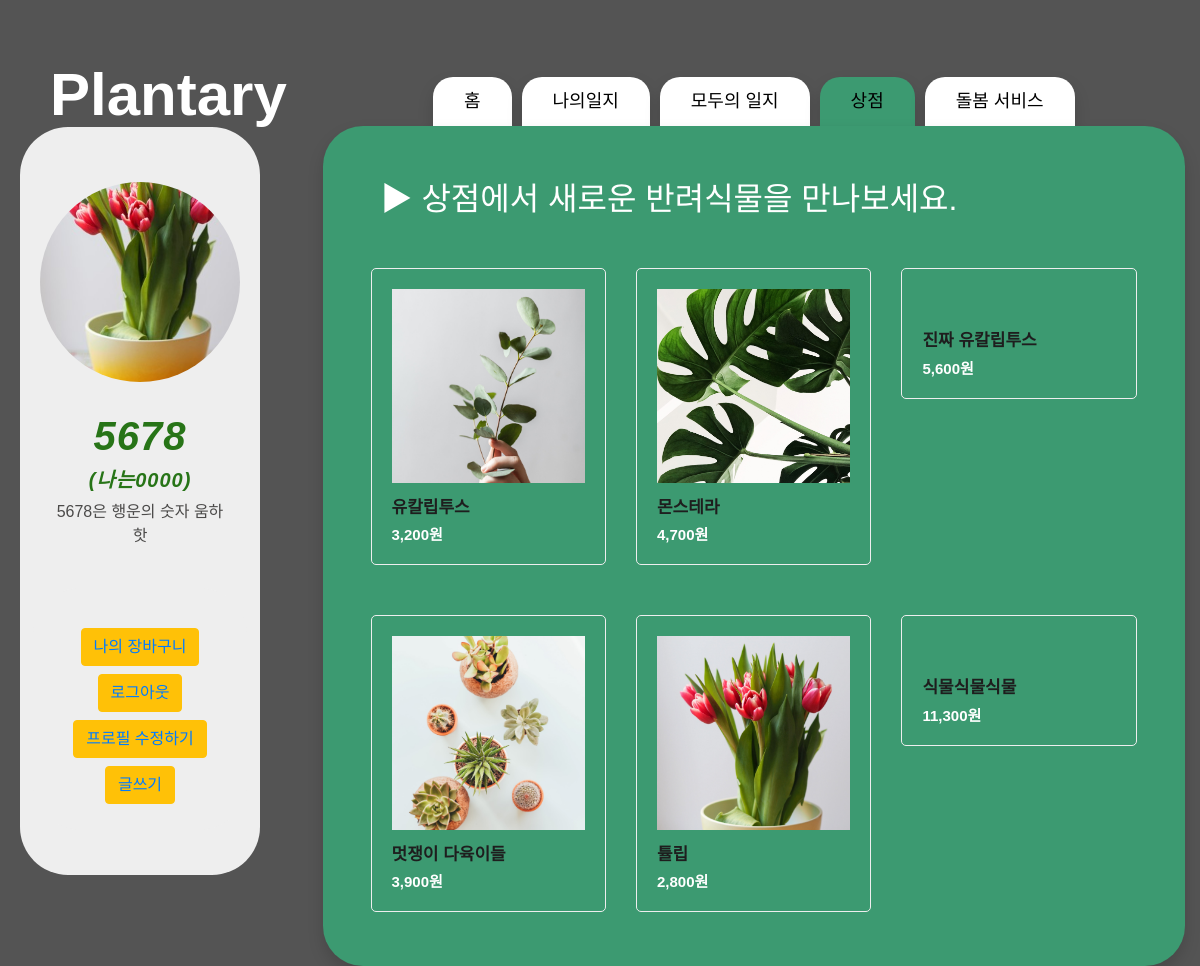
Screenshot of /store/ (signed in) with the database file from the repository.
### account/models.py (models this page shows)
class Profile(models.Model):
    user = models.OneToOneField(settings.AUTH_USER_MODEL, on_delete = models.CASCADE)
    description = models.TextField(blank = True)
    nickname = models.CharField(max_length=40, blank =True)
    image = ProcessedImageField(
        blank = True,
        upload_to = 'profile/images',
        processors = [ResizeToFill(300,300)],
        format = 'JPEG',
        options = {'quality':90},
    )

### store/models.py (models this page shows, shortened)
class Product(models.Model):
    objects = models.Manager()
    title = models.CharField(max_length=200)
    pub_date = models.DateField('date published')
    price = models.DecimalField(max_digits=10, decimal_places=0)
    body = models.TextField()
    images = models.ImageField(blank=True, upload_to="images/", null=True)

### store/views.py (the view)
# urls.py: path('', store.views.storemain, name='storemain'),
def storemain(request):
    products = Product.objects
    profile = Profile.objects.all()
    current_user = request.user
    return render(request, 'store.html', {'products':products, 'profile':profile, 'current_user':current_user})

### cart/context_processors.py (called while the page is built)
def counter(request):
    item_count = 0
    if 'admin' in request.path:
        return {}
    else:
        try:
            cart = Cart.objects.filter(cart_id=_cart_id(request))
            cart_items = CartItem.objects.all().filter(cart=cart[:1])
            for cart_item in cart_items:
                item_count += cart_item.quantity
        except Cart.DoesNotExist:
            item_count = 0
    return dict(item_count = item_count)

### cart/views.py (called while the page is built)
def _cart_id(request):
    cart = request.session.session_key
    if not cart:
        cart = request.session.create()
    return cart

### store/templates/store.html (shortened to what this page needs)
{% extends 'base.html' %}
{% load static %}
{% load humanize %}
{% block css %}
<link rel="stylesheet" href="{% static 'store/vendor/bootstrap/css/bootstrap.min.css' %}">
<link rel="stylesheet" href="{% static 'store/assets/css/tooplate-main.css' %}">
<link rel="stylesheet" href="{% static 'store/assets/css/owl.css' %}">
{% endblock %}
{% block tab %}
<a class="nav-link shadow" href="{% url 'home' %}">홈</a>
{% if user.is_authenticated %}
<a class="nav-link shadow" href="{% url 'mylist' %}" role="tab" aria-selected="false">나의일지</a>
{% endif %}
<a class="nav-link shadow" href="{% url 'ourdiary' %}" role="tab" aria-selected="false">모두의 일지</a>
<a class="nav-link shadow active" href="{% url 'storemain' %}" role="tab" aria-selected="false">상점</a>
<a class="nav-link shadow" href="{% url 'careservice' %}" role="tab" aria-selected="false">돌봄 서비스</a>
{% endblock %}
{% block contents %}
<h2 style="color: white; margin: 30px; margin-left: 10px;">▶ 상점에서 새로운 반려식물을 만나보세요.</h2>
<div class="row row-cols-1 row-cols-md-3">
   {% for product in products.all %}
    <div id="1" class="item new col-md-4">
      <a href="{% url 'productdetail' product.id %}">
        <div class="featured-item">
          {% if product.images %}
          <img src="{{ product.images.url }}" alt="">
          <h4>{{ product.title }}</h4>
          <h6>{{ product.price|intcomma }}원</h6>
          {% endif %}
        </div>
      </a>
    </div>
    {% endfor %}
  </div>
{% endblock %}

### project/templates/base.html (shortened to what this page needs)
{% load static %}
<!DOCTYPE html>
<html lang="en">
<head>
    <link rel="stylesheet" href="{% static 'css/style.css' %}">
    <link rel="stylesheet" href="https://cdn.jsdelivr.net/npm/bootstrap@4.5.3/dist/css/bootstrap.min.css"
>
    <link rel="stylesheet" href="{% static 'css/tooplate-style.css' %}">
    {% block css %}{% endblock %}
</head>
<body style="background-image: url('{% static 'img/background.png' %}');">
    <div class="hero-wrap js-fullheight">
        <a class="whitea" href="{% url 'home' %}" style="position: fixed; padding: 50px; color: white; font-weight: 900; font-size: 60px;"> Plantary</a>
    </div>
    <section class="justify-content-center ftco-search">
        <div class="row">
            <div class="col-3">
                <section style="position: fixed; margin-top: 50px; width: 20%; margin-left: 20px">
                    {% if user.is_authenticated %}
                    <div class="tm-banner-inner">
                        {% if current_user.profile.image %}
                        {% for profile in profile.all %}
                        {%  ifequal forloop.counter 3 %}
                        <div class="profile_box">
                            <img class="profile" src="{{ current_user.profile.image.url }}" alt="{{ profile.image }}">
                        </div>
                        {% endifequal %}
                        {% endfor %}
                        {%endif%}
                        <h1 class="tm-banner-title">{{ user.username }}</h1>
                        <h5 class="tm-banner-title">({{ current_user.profile.nickname }})</h5>
                        <p class="tm-banner-subtitle">{{ current_user.profile.description }}</p>
                        <nav class="tm-main-nav">
                            <ul class="tm-main-nav-ul">
                                <button type="button" class="btn btn-warning mb-2"><a
                                    href="#">나의 장바구니</a></button>
                                <button type="button" class="btn btn-warning mb-2 whitea"><a
                                        href="javascript:{document.getElementById('logout').submit()}">로그아웃</a></button>
                                {% if user == current_user%}
                                <button type="button" class="btn btn-warning mb-2 whitea"><a
                                        href="{% url 'profile_update' %}">프로필 수정하기</a></button>
                                {% endif %}
                                <button type="button" class="btn btn-warning"><a href="{% url 'new' %}">글쓰기</a></button>
                            </ul>
                        </nav>
                    </div>
                    {% endif %}
                </section>
            </div>
            <div class="col-9">
                <div class="col-md-12 nav-link-wrap">
                    <div class="nav nav-pills justify-content-center text-center">
                        {% block tab %}
                        {% endblock %}
                    </div>
                </div>
                <div class="col-md-12 tab-wrap">
                    <div class="tab-content p-4 px-5 shadow h-100" style="border-radius: 40px; min-height: 700px">
                        {% block contents %}
                        {% endblock %}
                    </div>
                </div>
            </div>
        </div>
    </section>
</body>
</html>

### Main/static/css/tooplate-style.css (style rules this page uses)
ul { padding: 0; margin: 0; }
p { line-height: 1.8; }
body { color: #000; font-family: 'Noto Sans KR', sans-serif; font-size: 18px; font-weight: 300; overflow-x: hidden; }
.tm-main-nav { margin-top: 40px; border-radius: 3rem; background-color: #EEEEEE; font-size: 1.3rem; }
.tm-main-nav-ul { text-align: center; -webkit-box-flex: 1; -webkit-flex: 1; -ms-flex: 1; flex: 1; display: -webkit-box; display: -webkit-flex; display: -ms-flexbox; display: flex; -webkit-box-orient: vertical; -webkit-box-direction: normal; -webkit-flex-direction: column; -ms-flex-direction: column; flex-direction: column; -webkit-box-align: center; -webkit-align-items: center; -ms-flex-align: center; align-items: center; -webkit-box-pack: center; -webkit-justify-content: center; -ms-flex-pack: center; justify-content: center; }
.tm-banner-inner { border-radius: 3rem; background-color: #EEEEEE; color: rgb(39, 116, 23); height: 100%; padding: 35px 35px 45px; text-align: center; display: -webkit-box; display: -webkit-flex; display: -ms-flexbox; display: flex; -webkit-box-orient: vertical; -webkit-box-direction: normal; -webkit-flex-direction: column; -ms-flex-direction: column; flex-direction: column; -webkit-box-align: center; -webkit-align-items: center; -ms-flex-align: center; align-items: center; -webkit-box-pack: center; -webkit-justify-content: center; -ms-flex-pack: center; justify-content: center; }
.profile_box { width: 200px; height: 200px; border-radius: 70%; overflow: hidden; margin-bottom: 30px; margin-top: 20px; }
.profile { width: 100%; height: 100%; object-fit: cover; }
.tm-banner-title { font-family: 'Noto Sans KR', sans-serif; font-weight: 700; font-style: italic; font-size: 10; letter-spacing: 1px; text-transform: lowercase; }
.tm-banner-subtitle { font-family: 'Noto Sans KR', sans-serif; font-weight: 400; color: #4b4a49; font-size: 7; }
.tm-main-nav { display: -webkit-box; display: -webkit-flex; display: -ms-flexbox; display: flex; height: 100%; padding: 40px 40px 10px 40px; }

### store/static/store/assets/css/tooplate-main.css (style rules this page uses)
body { font-family: 'Noto Sans KR', sans-serif; transition: all 0.5s; }
p { margin-bottom: 0px; font-size: 16px; color: #000000; line-height: 24px; font-weight: 400; }
a { text-decoration: none!important; }
.featured-item { border-radius: 5px; border: 1px solid #eee; padding: 20px; transition: all 0.5s; margin-bottom: 30px; margin-top: 20px; }
.featured-item img { width: 100%; }
.featured-item h4 { font-size: 17px; font-weight: 700; color: #1e1e1e; margin-top: 15px; transition: all 0.5s; }
.featured-item h6 { color: #ffffff; font-size: 15px; font-weight: 700; margin-bottom: 0px; }

### rows the page displays
Profile: profile.image (picture)
Product: images (picture), title "유칼립투스", price "3,200"
Product: images (picture), title "몬스테라", price "4,700"
Product: title "진짜 유칼립투스", price "5,600"
Product: images (picture), title "멋쟁이 다육이들", price "3,900"
Product: images (picture), title "튤립", price "2,800"
Product: title "식물식물식물", price "11,300"

### other values shown
{{ user.username }} "5678"
{{ current_user.profile.nickname }} "나는0000"
{{ current_user.profile.description }} "5678은 행운의 숫자 움하핫"
